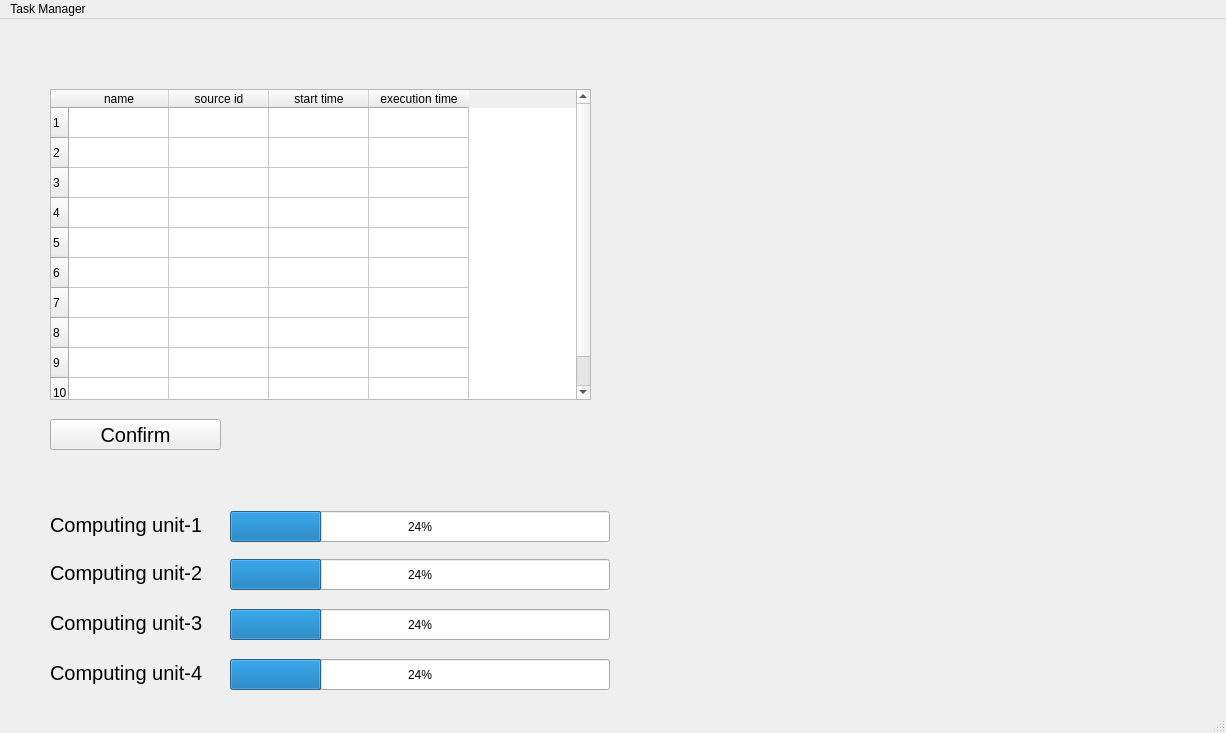
<?xml version="1.0" encoding="UTF-8"?>
<ui version="4.0">
 <class>MainWindow</class>
 <widget class="QMainWindow" name="MainWindow">
  <property name="geometry">
   <rect>
    <x>0</x>
    <y>0</y>
    <width>1226</width>
    <height>733</height>
   </rect>
  </property>
  <property name="windowTitle">
   <string>MainWindow</string>
  </property>
  <widget class="QWidget" name="centralwidget">
   <widget class="QPushButton" name="TaskConfirmButton">
    <property name="geometry">
     <rect>
      <x>50</x>
      <y>400</y>
      <width>171</width>
      <height>31</height>
     </rect>
    </property>
    <property name="font">
     <font>
      <pointsize>15</pointsize>
     </font>
    </property>
    <property name="text">
     <string>Сonfirm</string>
    </property>
   </widget>
   <widget class="QProgressBar" name="firstUnitProgressBar">
    <property name="geometry">
     <rect>
      <x>230</x>
      <y>492</y>
      <width>380</width>
      <height>31</height>
     </rect>
    </property>
    <property name="value">
     <number>24</number>
    </property>
   </widget>
   <widget class="QLabel" name="firstUnitProgressLabel">
    <property name="geometry">
     <rect>
      <x>50</x>
      <y>490</y>
      <width>171</width>
      <height>31</height>
     </rect>
    </property>
    <property name="font">
     <font>
      <pointsize>15</pointsize>
     </font>
    </property>
    <property name="text">
     <string>Computing unit-1</string>
    </property>
   </widget>
   <widget class="QLabel" name="secondUnitProgressLabel">
    <property name="geometry">
     <rect>
      <x>50</x>
      <y>538</y>
      <width>171</width>
      <height>31</height>
     </rect>
    </property>
    <property name="font">
     <font>
      <pointsize>15</pointsize>
     </font>
    </property>
    <property name="text">
     <string>Computing unit-2</string>
    </property>
   </widget>
   <widget class="QProgressBar" name="secondUnitProgressBar">
    <property name="geometry">
     <rect>
      <x>230</x>
      <y>540</y>
      <width>380</width>
      <height>31</height>
     </rect>
    </property>
    <property name="value">
     <number>24</number>
    </property>
   </widget>
   <widget class="QLabel" name="thirdUnitProgressLabel">
    <property name="geometry">
     <rect>
      <x>50</x>
      <y>588</y>
      <width>171</width>
      <height>31</height>
     </rect>
    </property>
    <property name="font">
     <font>
      <pointsize>15</pointsize>
     </font>
    </property>
    <property name="text">
     <string>Computing unit-3</string>
    </property>
   </widget>
   <widget class="QProgressBar" name="thirdUnitProgressBar">
    <property name="geometry">
     <rect>
      <x>230</x>
      <y>590</y>
      <width>380</width>
      <height>31</height>
     </rect>
    </property>
    <property name="value">
     <number>24</number>
    </property>
   </widget>
   <widget class="QLabel" name="fourthUnitProgressLabel">
    <property name="geometry">
     <rect>
      <x>50</x>
      <y>638</y>
      <width>171</width>
      <height>31</height>
     </rect>
    </property>
    <property name="font">
     <font>
      <pointsize>15</pointsize>
     </font>
    </property>
    <property name="text">
     <string>Computing unit-4</string>
    </property>
   </widget>
   <widget class="QProgressBar" name="fourthUnitProgressBar">
    <property name="geometry">
     <rect>
      <x>230</x>
      <y>640</y>
      <width>380</width>
      <height>31</height>
     </rect>
    </property>
    <property name="value">
     <number>24</number>
    </property>
   </widget>
   <widget class="QLabel" name="timeLabel">
    <property name="geometry">
     <rect>
      <x>50</x>
      <y>450</y>
      <width>171</width>
      <height>31</height>
     </rect>
    </property>
    <property name="font">
     <font>
      <pointsize>15</pointsize>
     </font>
    </property>
    <property name="text">
     <string/>
    </property>
   </widget>
   <widget class="QTableWidget" name="tableWidget">
    <property name="geometry">
     <rect>
      <x>50</x>
      <y>70</y>
      <width>541</width>
      <height>311</height>
     </rect>
    </property>
    <property name="sizePolicy">
     <sizepolicy hsizetype="Expanding" vsizetype="Maximum">
      <horstretch>0</horstretch>
      <verstretch>0</verstretch>
     </sizepolicy>
    </property>
    <property name="lineWidth">
     <number>5</number>
    </property>
    <property name="rowCount">
     <number>10</number>
    </property>
    <property name="columnCount">
     <number>4</number>
    </property>
    <row/>
    <row/>
    <row/>
    <row/>
    <row/>
    <row/>
    <row/>
    <row/>
    <row/>
    <row/>
    <column>
     <property name="text">
      <string>name</string>
     </property>
    </column>
    <column>
     <property name="text">
      <string>source id</string>
     </property>
    </column>
    <column>
     <property name="text">
      <string>start time</string>
     </property>
    </column>
    <column>
     <property name="text">
      <string>execution time</string>
     </property>
    </column>
   </widget>
   <zorder>TaskConfirmButton</zorder>
   <zorder>firstUnitProgressBar</zorder>
   <zorder>firstUnitProgressLabel</zorder>
   <zorder>secondUnitProgressLabel</zorder>
   <zorder>secondUnitProgressBar</zorder>
   <zorder>thirdUnitProgressLabel</zorder>
   <zorder>thirdUnitProgressBar</zorder>
   <zorder>fourthUnitProgressLabel</zorder>
   <zorder>fourthUnitProgressBar</zorder>
   <zorder>tableWidget</zorder>
   <zorder>timeLabel</zorder>
  </widget>
  <widget class="QMenuBar" name="menubar">
   <property name="geometry">
    <rect>
     <x>0</x>
     <y>0</y>
     <width>1226</width>
     <height>25</height>
    </rect>
   </property>
   <widget class="QMenu" name="menuTask_Manager">
    <property name="title">
     <string>Task Manager</string>
    </property>
   </widget>
   <addaction name="menuTask_Manager"/>
  </widget>
  <widget class="QStatusBar" name="statusbar"/>
 </widget>
 <resources/>
 <connections/>
</ui>
